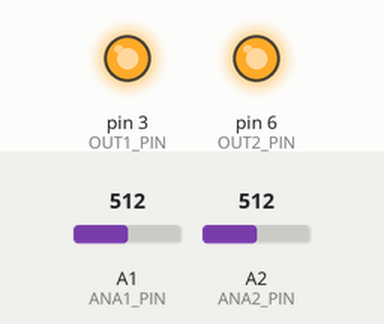
A sketch run on a simulated SparkFun Pro Micro, built with avr-gcc and run on an emulated ATmega32U4. Shown: output pins drawn as LEDs (lit = HIGH). The test bench sets the inputs (shaded band); at power-on: A1 (ANA1_PIN) = 512, A2 (ANA2_PIN) = 512.

Above: at 1.2 s.
1.3 s: A1 (ANA1_PIN) set to 802
At 2.32 s:
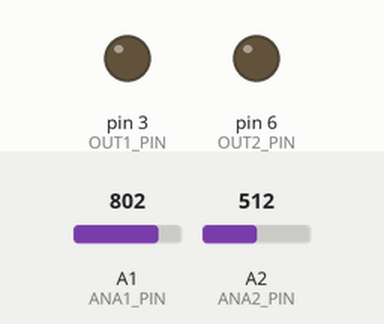
4.3 s: A1 (ANA1_PIN) set to 820
7.3 s: A2 (ANA2_PIN) set to 716
10.3 s: A2 (ANA2_PIN) set to 511
13.3 s: A1 (ANA1_PIN) set to 122
Timing chart, 0 to 15.8 s (numbered marks = the images above; inputs shaded):
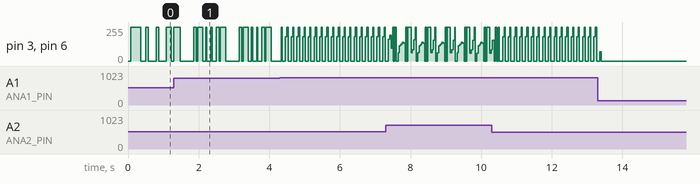

The sketch:

pcb-v01.ino
```cpp
/* Backseat Driver v01 firmware
 *  Firmware designed for Arduino Pro Micro or compatible board.
 *  https://www.sparkfun.com/products/12640
 *
 *  TimerOne Library Webpage
 *  http://playground.arduino.cc/Code/Timer1
 *
 *  Uses an Arduino Pro Micro (ATmega32U4)
 *
 *  Inputs:
 *    A0 (user pluggable on patchbay)
 *    A1 (potentiometer ANA1 - usually footpedal)
 *    A2 (potentiometer ANA2)
 *
 *  Outputs:
 *    D3 (user pluggable on patchbay)
 *    D6 (user pluggable on patchbay)
 *
 *  TODO:
 *  Equip A0 with an interrupt that responds with some kind of pattern on D3/D6
 *  Work on keyboard outputs to control things on the iMac from signal inputs.
 *  Something is wonky with multimap...
 *
 *  Summary:
 *  A1: continuously selects flicker rate of D3 and D6
 *  A2: selects different patterns and modes
 *
 *  D3: Outputs a pulse wave / Rhythmic Pattern
 *  D6: Outputs a pulse Wave / Rhythmic Pattern (alternate) / Fast PWM
*/

#include "TimerOne.h"

// Uncomment to enable debugging
//#define DEBUG_ENABLE

const byte OUT1_PIN = 3;
const byte OUT2_PIN = 6;
const byte INTERRUPT1_PIN = A0;
const byte ANA1_PIN = A1;
const byte ANA2_PIN = A2;

int ana1 = 0; // usually footpedal
int ana2 = 0;

volatile unsigned long counter = 0;   // global counter
volatile unsigned long p_counter = 0;  // pattern-specific counter
volatile char out1 = 1;

int mod1 = 0;
volatile int last_mod1 = 0;

// Patterns
const byte pattern01[] = {0, 1, 0, 1};
const byte pattern02[] = {
  0, 1, 1, 1, 1, 0, 0, 1, 0, 0, 0, 1, 0, 0, 0, 1, 1,
  0, 1, 1, 1, 1, 0, 0, 0, 0, 0, 0, 0, 0, 0, 0, 1, 1,
};
const byte pattern03[] = {0, 1, 1, 0, 1, 1, 0, 1, 0, 0, 1, 0, 0,0,0,0,0,1, 1, 0, 0, 0, 1,1,1,0,0,0,1,1,1,0,0,0,0,1,1,1,1};

byte * pat1;
int pat1_size;

byte modeswitch = 0;
byte last_mode = 0;

int modthresh_low = 20; // threshhold for holding the signal high
int modthresh_hi = 9999; // threshhold for holding the signal low

int sizevals = 6;


void setup()
{
  pinMode(OUT1_PIN, OUTPUT);
  pinMode(OUT2_PIN, OUTPUT);

  pat1 = pattern01;
  pat1_size = sizeof(pattern01) / sizeof(byte);
  modeswitch = 0;
  last_mode = 0;

  Timer1.initialize(2); // 1us period, breaks analogWrite for pin D9, D10
  //Timer1.pwm(OUT2_PIN, 512); // 50% duty cycle PWM on OUT2_PIN
  Timer1.attachInterrupt(timerCallback); // use callback as timer overflow interrupt

#ifdef DEBUG_ENABLE
  Serial.begin(9600); //This pipes to the serial monitor
  while(!Serial) ;
  Serial.println("Hello, pat1_size is");
  Serial.println(pat1_size);
  Serial.println("And the second element of pat1 is:");
  Serial.println(pat1[1]);
  //Serial1.begin(9600); //This is the UART, pipes to sensors attached to board
#endif
}

void timerCallback() {
  // Output Pin 1
  if(mod1 < modthresh_low) { // Keep the output high
      if(out1 != 1) {
        out1 = 1;
        digitalWrite(OUT1_PIN, out1);
        digitalWrite(OUT2_PIN, out1);
      }
  } else if(mod1 > modthresh_hi) { // Keep the output low
      if(out1 != 0) {
        out1 = 0;
        digitalWrite(OUT1_PIN, out1);
        digitalWrite(OUT2_PIN, out1);
      }
  } else { // follow the current active pattern
    if((counter % mod1) == 0) {
      p_counter++;
      // Follow the pattern
      out1 = pat1[p_counter % pat1_size];
      digitalWrite(OUT1_PIN, out1);
      digitalWrite(OUT2_PIN, out1);
    }
  }
  counter++;

/*
  if(abs(mod1 - last_mod1) > 100) { // If the mod value has changed by a certain threshhold, reset the pattern so it does not become stuck
    last_mod1 = mod1;
    counter=0;
    counter1=0;
  }
  */
}

int invals[] =  {20, 208, 412, 616, 820, 1022}; // linear input distribution


// output mappings for different patterns, expands the interesting ranges and contracts others
int outvals[][6] = {
  {10000, 5600, 2200, 1000, 400, 10}, // pattern01 output mappings
  {10000, 3200, 1600, 800, 100, 10}, // pattern02 output mappings
  {10000, 3200, 1600, 800, 100, 10}  // pattern03 output mappings
};

void loop()
{
  // Read Inputs
  ana1 = analogRead(ANA1_PIN); // used as a clock speed control
  //mod1 = map(constrain(ana1, 45, 1023), 45, 1020, 9999, 0); // footpedal (approx 45 to 1024)
  mod1 = multiMap(ana1, invals, outvals[modeswitch], sizevals);
  ana2 = analogRead(ANA2_PIN); // used as a mode switch
  modeswitch = constrain(map(ana2, 0, 1023, 0, 3), 0, 2); // pot, not used? could be used to cycle through rhythms?

  // If the mode switch has changed, change the pattern
  if(modeswitch != last_mode) {
    last_mode = modeswitch;
    switch (modeswitch) {
      case 0:
      pat1 = pattern01;
      pat1_size = sizeof(pattern01) / sizeof(byte);
      break;
      case 1:
      pat1 = pattern02;
      pat1_size = sizeof(pattern02) / sizeof(byte);
      break;
      case 2:
      pat1 = pattern03;
      pat1_size = sizeof(pattern03) / sizeof(byte);
      break;
    }
  }


#ifdef DEBUG_ENABLE
  Serial.print("Raw Ana1: ");
  Serial.print(ana1);
  Serial.print(" Raw Ana2: ");
  Serial.print(ana2);
  Serial.print(" mod1: ");
  Serial.print(mod1);
  Serial.print(" Modeswitch: ");
  Serial.println(modeswitch);
#endif
  delay(20); // for analog read stability

}


// Take an array of input values, array of output values
// And provides segment-wise linear mapping of the input.
// note: the _in array should have increasing values
int multiMap(int val, int* _in, int* _out, uint8_t size)
{
  // take care the value is within range
  // val = constrain(val, _in[0], _in[size-1]);
  if (val <= _in[0]) return _out[0];
  if (val >= _in[size-1]) return _out[size-1];

  // search right interval
  uint8_t pos = 1;  // _in[0] allready tested
  while(val > _in[pos]) pos++;

  // this will handle all exact "points" in the _in array
  if (val == _in[pos]) return _out[pos];

  // interpolate in the right segment for the rest
  return (val - _in[pos-1]) * (_out[pos] - _out[pos-1]) / (_in[pos] - _in[pos-1]) + _out[pos-1];
}
```
